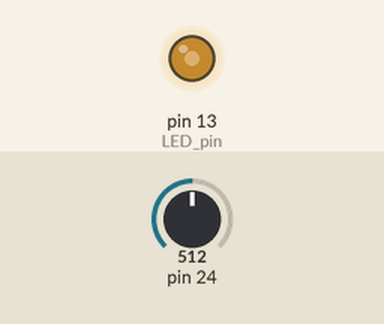
Simulated run of this sketch. Board: Teensy 4. Shown: output pins drawn as LEDs (lit = HIGH). The inputs (shaded band) are chosen by the test bench; at power-on: pin 24 = 512.

Above: at 1.2 s.
1.3 s: pin 24 set to 716
At 2.3 s:
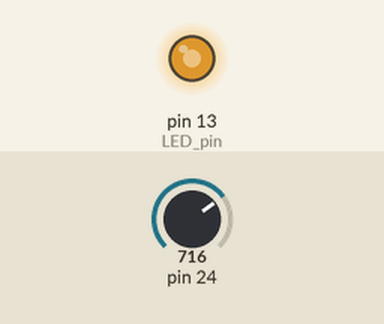
2.8 s: pin 24 set to 900
At 3.4 s:
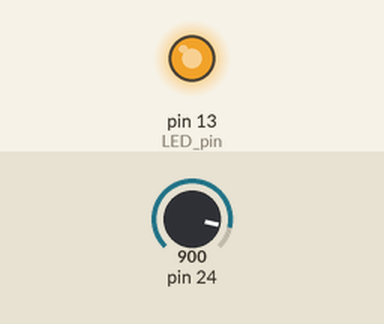
4.3 s: pin 24 set to 122
At 4.6 s:
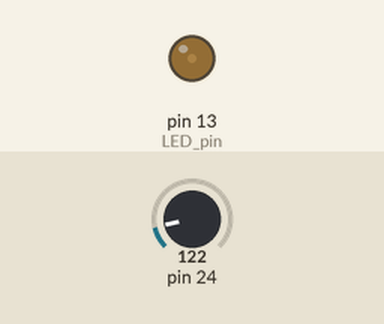
5.8 s: pin 24 set to 0
At 6.9 s:
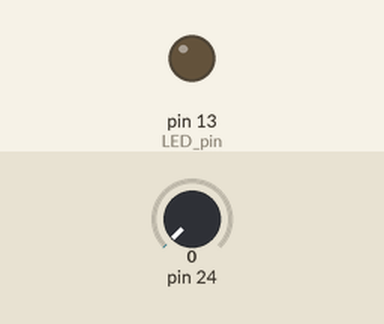
7.3 s: pin 24 set to 511
At 8.0 s:
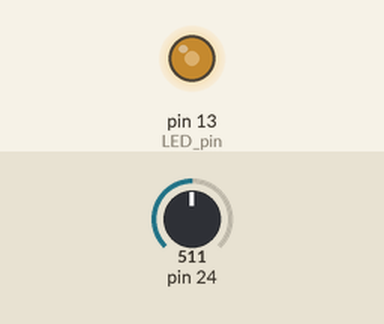
Timing chart, 0 to 9.8 s (numbered marks = the images above; inputs shaded):
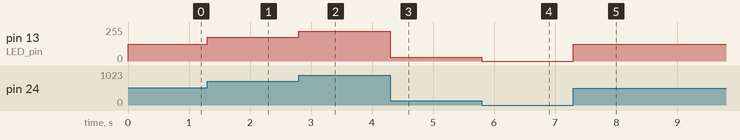

Measured:
- after the input at 1.3 s, pin 13 (LED_pin): 127/255 → 178/255 at once
- after the input at 2.8 s, pin 13 (LED_pin): 178/255 → 224/255 at once
- after the input at 4.3 s, pin 13 (LED_pin): 224/255 → 30/255 at once
- after the input at 5.8 s, pin 13 (LED_pin): 30/255 → 0/255 at once
- after the input at 7.3 s, pin 13 (LED_pin): 0/255 → 127/255 at once

The sketch:

pwm_rate_adj.ino
```cpp
#define LED_pin 13

void setup() {
  // put your setup code here, to run once:
  analogWriteResolution(12);
  analogWriteFrequency(LED_pin, 36621.09); //12 bit max feq for teensy4.1
  randomSeed(939);
}

void loop() {
  int pot1 = analogRead(A10)*4; //10 bit to 12 bit
  analogWrite(LED_pin,pot1);

}
```
